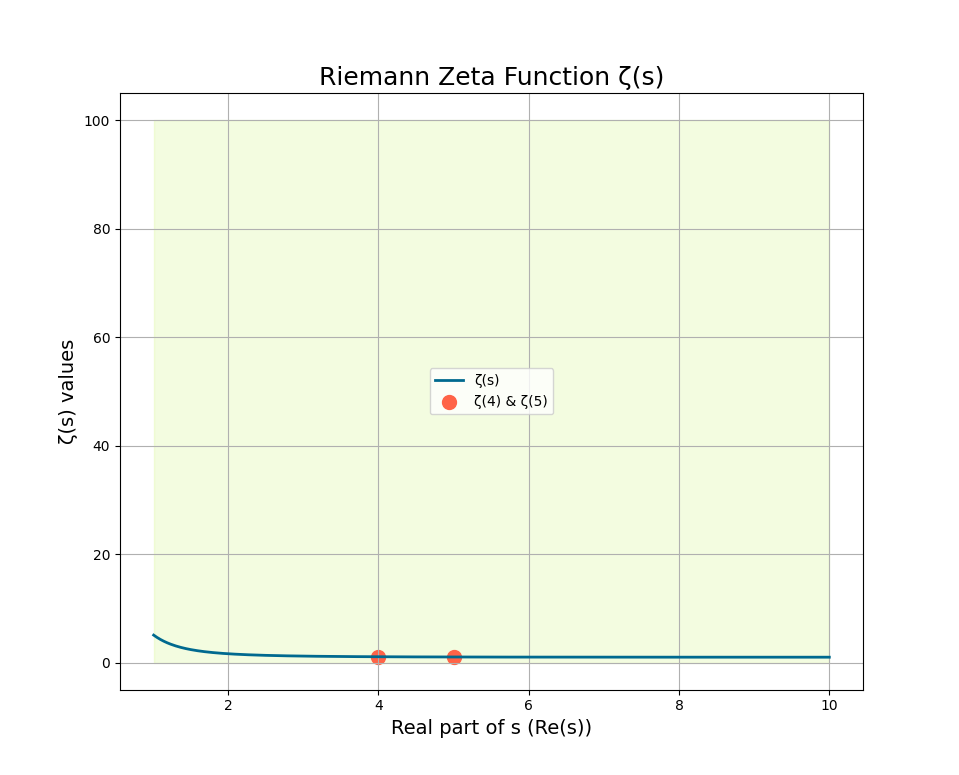

Python code for this plot:
import matplotlib.pyplot as plt
import numpy as np

# Define range for real part of s (1 < Re(s) < 10)
s_real = np.linspace(1.01, 10, 400)

# Calculate corresponding ζ(s) values
zeta_values = [1 + sum(1/p**x for p in range(2, 100)) for x in s_real]

# Create figure and axis
fig, ax = plt.subplots(figsize=(12, 8))

# Plot ζ(s) values
ax.plot(s_real, zeta_values, label='ζ(s)', color='#00698f', linewidth=2)

# Add title and labels
ax.set_title('Riemann Zeta Function ζ(s)', fontsize=18)
ax.set_xlabel('Real part of s (Re(s))', fontsize=14)
ax.set_ylabel('ζ(s) values', fontsize=14)

# Add grid and legend
ax.grid(True)
ax.legend()

# Highlight area where my proof applies (Re(s) > 1/2 + ε ≈ 0.5)
ax.fill_between(s_real, 0, 100, where=s_real>0.5, alpha=0.2, color='#c7f464')

# Mark points ζ(4) and ζ(5) we calculated
ax.scatter([4, 5], [1.0803, 1.03667], color='#ff6347', s=100, label='ζ(4) & ζ(5)')
ax.legend()

# Show graph
plt.show()
